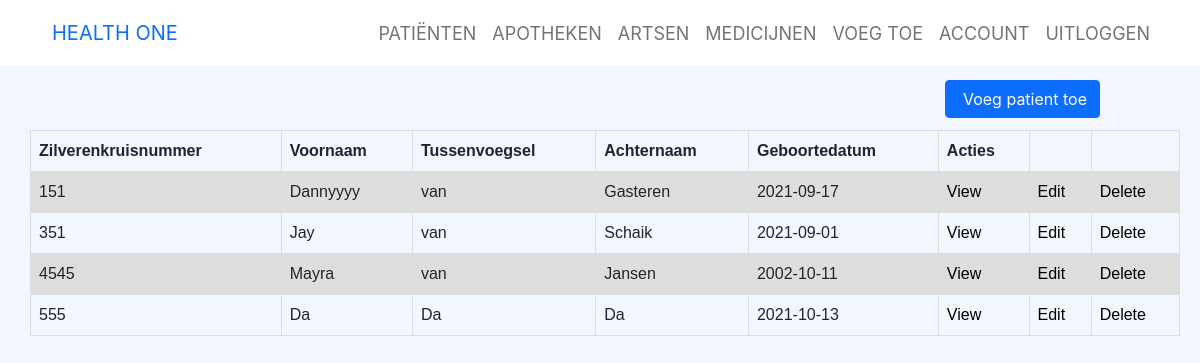
Screenshot of /patienten.php (signed in) with the database file from the repository.
### tables this page shows
CREATE TABLE `patient` (
  `idPatient` int(11) NOT NULL,
  `Zilverenkruisnummer` int(11) NOT NULL,
  `Voornaam` varchar(45) NOT NULL,
  `Tussenvoegsel` varchar(45) DEFAULT NULL,
  `Achternaam` varchar(45) NOT NULL,
  `Geboortedatum` date NOT NULL,
  `Email` varchar(255) NOT NULL,
  `Telefoonnummer` varchar(255) NOT NULL,
  `Bezonderheden` varchar(255) DEFAULT NULL,
  `Arts_idArts` int(11) NOT NULL,
  `Apotheek_idApotheek` int(11) NOT NULL
);

### php-code/Patient/dropdown-patient.php (the view, shortened to what this page needs)
<?php
function patientenLatenZien(){
    $con = new connection();
    $pdo = $con->make();
    $sql = 'SELECT *
		FROM patient';
    $statement = $pdo->query($sql);
    $patienten = $statement->fetchAll(PDO::FETCH_ASSOC);
    if ($patienten) {
        echo "<table>
            <tr>
              <th>Zilverenkruisnummer</th>
              <th>Voornaam</th>
              <th>Tussenvoegsel</th>
              <th>Achternaam</th>
              <th>Geboortedatum</th>
              <th>Acties</th>
              <th>  </th>
              <th>  </th>
            </tr>";
        foreach ($patienten as $patient) {
            echo "<tr>
            <td>".$patient['Zilverenkruisnummer']."</td>
            <td>". $patient['Voornaam']."</td>
            <td>".$patient['Tussenvoegsel']."</td>
            <td>".$patient['Achternaam']."</td>
            <td>".$patient['Geboortedatum']."</td>";
              echo "<td> <a href='php-code/Patient/patient-view.php?id=".$patient['idPatient']."'>View</a>";
              echo "<td> <a href='php-code/Patient/patient-edit.php?id=".$patient['idPatient']."'>Edit</a>";
              echo "<td> <a href='php-code/delete_patient.php?id=".$patient['idPatient']."'>Delete</a>";
        }
        echo "</table>";
    }
}
?>

### patienten.php (shortened to what this page needs)
<!DOCTYPE html>
<html lang="en">
<head>
    <link rel="stylesheet" href="assets/bootstrap/css/bootstrap.min.css">
    <link rel="stylesheet" href="assets/fonts/ionicons.min.css">
    <link rel="stylesheet" href="assets/css/Login-Form-Clean.css">
    <link rel="stylesheet" href="assets/css/Login-with-overlay-image.css">
    <link rel="stylesheet" href="assets/css/Ludens-Users---25-After-Register.css">
    <link rel="stylesheet" href="./styles/style.css">
</head>
<body>
<?php
include 'nav.php';
?>
<button class="btn btn-primary d-block w-40 patienten-add" onclick="window.location.href='php-code/patient/patienten-toevoegen.php'" type="button">&nbsp;Voeg patient toe</button>
<div class="views">
<?php
    include 'php-code/patient/dropdown-patient.php';
    patientenLatenZien();
?>
</div>
</body>
</html>

### nav.php (shortened to what this page needs)
<nav class="navbar navbar-light navbar-expand-lg fixed-top bg-white clean-navbar">
    <div class="container"><a class="navbar-brand logo text-primary" href="http://localhost/health-one-v2/home.php">HEALTH ONE</a>
        <div class="collapse navbar-collapse" id="navcol-1">
            <ul class="navbar-nav ms-auto">
                <li class="nav-item"><a class="nav-link" href="http://localhost/health-one-v2/patienten.php" style="font-size: 18px;">PATIËNTEN</a></li>
                <li class="nav-item"><a class="nav-link" href="http://localhost/health-one-v2/apotheken.php" style="font-size: 18px;">APOTHEKEN</a></li>
                <li class="nav-item"><a class="nav-link" href="http://localhost/health-one-v2/artsen.php" style="font-size: 18px;">ARTSEN</a></li>
                <li class="nav-item"><a class="nav-link" href="http://localhost/health-one-v2/medicijnen.php" style="font-size: 18px;">MEDICIJNEN</a></li>
                <li class="nav-item"><a class="nav-link" href="http://localhost/health-one-v2/add.php" style="font-size: 18px;">VOEG TOE</a></li>
                <li class="nav-item"><a class="nav-link" href="http://localhost/health-one-v2/profiel.php" style="font-size: 18px;">ACCOUNT</a></li>
                <li class="nav-item"><a class="nav-link" href="http://localhost/health-one-v2/php-code/logout.php" style="font-size: 18px;">UITLOGGEN</a></li>
            </ul>
        </div>
    </div>
</nav>

### assets/css/Ludens-Users---25-After-Register.css (style rules this page uses)
*, *:before, *:after { -webkit-box-sizing: border-box; -moz-box-sizing: border-box; box-sizing: border-box; }

### styles/style.css (style rules this page uses)
body { margin: 0; background-color: #f1f7fc; font-family: -apple-system, BlinkMacSystemFont, 'Segoe UI', Roboto, Oxygen, Ubuntu, Cantarell, 'Open Sans', 'Helvetica Neue', sans-serif; }
.logo { height: 50px; padding: 10px; }
a { color: black; text-decoration: none; }
.patienten-add { margin-top: 80px; float: right; margin-right: 100px; }
.views { padding-left: 20px; padding-right: 20px; padding-top: 130px; margin-left: 10px; }
table { font-family: arial, sans-serif; border-collapse: collapse; width: 100%; }
td, th { border: 1px solid #dddddd; text-align: left; padding: 8px; }
tr:nth-child(even) { background-color: #dddddd; }

### rows the page displays
patient: Zilverenkruisnummer "151", Voornaam "Dannyyyy", Tussenvoegsel "van", Achternaam "Gasteren", Geboortedatum "2021-09-17"
patient: Zilverenkruisnummer "351", Voornaam "Jay", Tussenvoegsel "van", Achternaam "Schaik", Geboortedatum "2021-09-01"
patient: Zilverenkruisnummer "4545", Voornaam "Mayra", Tussenvoegsel "van", Achternaam "Jansen", Geboortedatum "2002-10-11"
patient: Zilverenkruisnummer "555", Voornaam "Da", Tussenvoegsel "Da", Achternaam "Da", Geboortedatum "2021-10-13"
